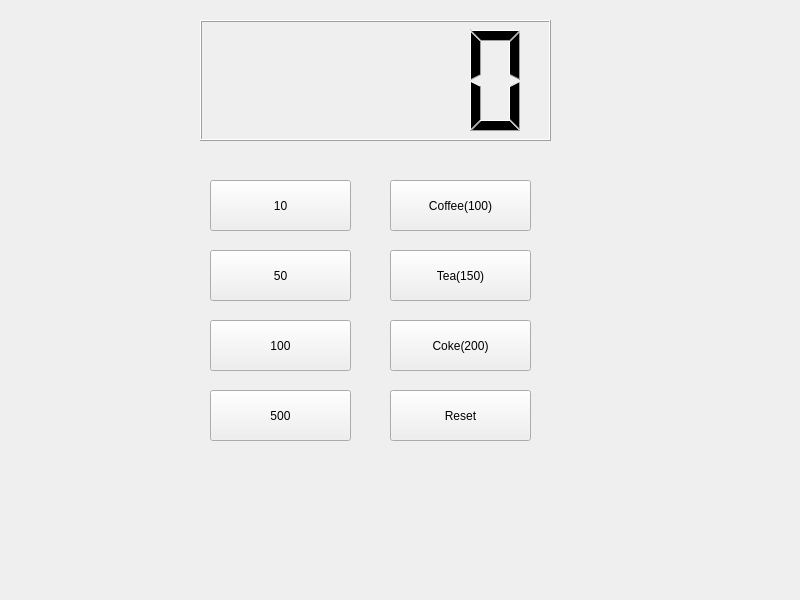
<?xml version="1.0" encoding="UTF-8"?>
<ui version="4.0">
 <class>Widget</class>
 <widget class="QWidget" name="Widget">
  <property name="geometry">
   <rect>
    <x>0</x>
    <y>0</y>
    <width>800</width>
    <height>600</height>
   </rect>
  </property>
  <property name="windowTitle">
   <string>Widget</string>
  </property>
  <widget class="QLCDNumber" name="lcdNumber">
   <property name="geometry">
    <rect>
     <x>200</x>
     <y>20</y>
     <width>351</width>
     <height>121</height>
    </rect>
   </property>
  </widget>
  <widget class="QPushButton" name="pb10">
   <property name="geometry">
    <rect>
     <x>210</x>
     <y>180</y>
     <width>141</width>
     <height>51</height>
    </rect>
   </property>
   <property name="text">
    <string>10</string>
   </property>
  </widget>
  <widget class="QPushButton" name="pb50">
   <property name="geometry">
    <rect>
     <x>210</x>
     <y>250</y>
     <width>141</width>
     <height>51</height>
    </rect>
   </property>
   <property name="text">
    <string>50</string>
   </property>
  </widget>
  <widget class="QPushButton" name="pb100">
   <property name="geometry">
    <rect>
     <x>210</x>
     <y>320</y>
     <width>141</width>
     <height>51</height>
    </rect>
   </property>
   <property name="text">
    <string>100</string>
   </property>
  </widget>
  <widget class="QPushButton" name="pb500">
   <property name="geometry">
    <rect>
     <x>210</x>
     <y>390</y>
     <width>141</width>
     <height>51</height>
    </rect>
   </property>
   <property name="text">
    <string>500</string>
   </property>
  </widget>
  <widget class="QPushButton" name="pbCoffee">
   <property name="geometry">
    <rect>
     <x>390</x>
     <y>180</y>
     <width>141</width>
     <height>51</height>
    </rect>
   </property>
   <property name="text">
    <string>Coffee(100)</string>
   </property>
  </widget>
  <widget class="QPushButton" name="pbTea">
   <property name="geometry">
    <rect>
     <x>390</x>
     <y>250</y>
     <width>141</width>
     <height>51</height>
    </rect>
   </property>
   <property name="text">
    <string>Tea(150)</string>
   </property>
  </widget>
  <widget class="QPushButton" name="pbCoke">
   <property name="geometry">
    <rect>
     <x>390</x>
     <y>320</y>
     <width>141</width>
     <height>51</height>
    </rect>
   </property>
   <property name="text">
    <string>Coke(200)</string>
   </property>
  </widget>
  <widget class="QPushButton" name="pbReset">
   <property name="geometry">
    <rect>
     <x>390</x>
     <y>390</y>
     <width>141</width>
     <height>51</height>
    </rect>
   </property>
   <property name="text">
    <string>Reset</string>
   </property>
  </widget>
 </widget>
 <resources/>
 <connections/>
</ui>
